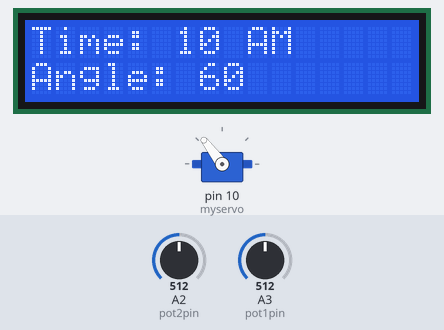
Recording of a sketch running on a simulated Arduino Uno, built with avr-gcc and run on an emulated ATmega328P. Parts: 16×2 character LCD, servo. The test bench sets the inputs (shaded band); at power-on: A2 (pot2pin) = 512, A3 (pot1pin) = 512.

Above: at 1.2 s.
1.3 s: A2 (pot2pin) set to 325
At 3.4 s:
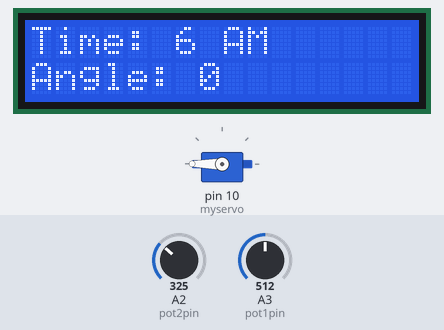
4.2 s: A2 (pot2pin) set to 301
5.7 s: A2 (pot2pin) set to 209
7.2 s: A2 (pot2pin) set to 187
At 10.14 s:
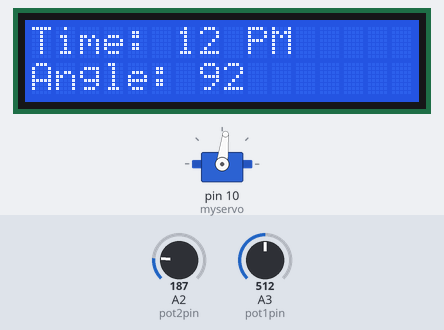
10.2 s: A3 (pot1pin) set to 306
At 11.36 s:
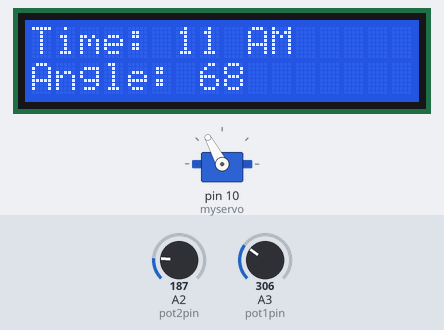
11.7 s: A3 (pot1pin) set to 511
At 12.89 s:
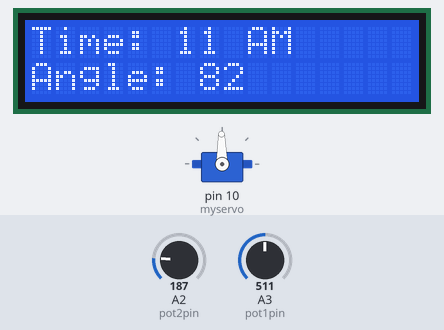
Timing chart, 0 to 15.7 s (numbered marks = the images above; inputs shaded):
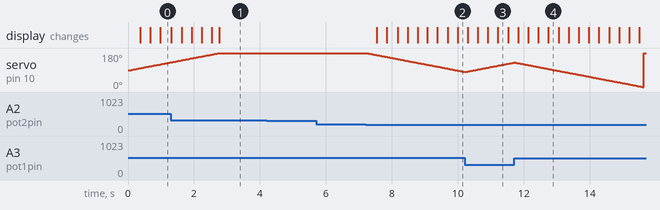

The sketch:

Solar_Tracker.ino
```cpp
#include <LiquidCrystal.h> //Import LCD Library
#include <Servo.h> // Import Servo Library

LiquidCrystal LcdDriver(11, 9, 5, 6, 7, 8); // Defines for LCD
Servo myservo;  // create servo object to control a servo

int pot1pin = A3;  // analog pin used to connect the sensor
int pot2pin = A2;  // analog pin used to connect the sensor
int pos = 0; // Initial value for position of servo
float pot1val; // Creating potentiometer variable
float pot2val; // Creating potentiometer variable
unsigned long Timer1; // Timer1 variabl
unsigned long Timer2; // Timer2 variable
unsigned long Timer3; // Timer3 variable
int dayTime = 12; // dayTime integer
int realAngle = 0; // Angle integer
String input; // Input String
int seconds; // seconds integer
boolean count = false; // Counting true/false

void setup() { // Setup

  LcdDriver.begin(16, 2); // Begin LCD Driver
  Serial.begin(9600); // Begin Serial
  Timer1 = millis(); // Set Timer1 millis
  Timer2 = millis(); // Set Timer2 millis
  Timer3 = millis(); // Set Timer3 millis

  pot1val = analogRead(pot1pin); // Read potentiometer values
  pot2val = analogRead(pot2pin); // Read potentiometer values
  myservo.attach(10);  // Attaches Servo to pin
  pos = 90; // Initial position (Middle)

}

void loop() { // Loop

  if (Serial.available() != 0) { // If something is in the Serial
    input = Serial.readString(); // Read input from Serial

    if (input == "6AM" || input ==  "6 AM") { // All of these are pretty self-explanatory
      pos = 180;
    } else if (input == "7AM" || input ==  "7 AM") { // "   "
      pos = 165;
    } else if (input == "8AM" || input ==  "8 AM") { // "   "
      pos = 150;
    } else if (input == "9AM" || input ==  "9 AM") { // "   "
      pos = 135;
    } else if (input == "10AM" || input ==  "11 AM") { // "   "
      pos = 120;
    } else if (input == "12PM" || input ==  "12 PM") { // "   "
      pos = 105;
    } else if (input == "1PM" || input ==  "1 PM") { // "   "
      pos = 90;
    } else if (input == "2PM" || input ==  "2 PM") { // "   "
      pos = 75;
    } else if (input == "3PM" || input ==  "3 PM") { // "   "
      pos = 60;
    } else if (input == "4PM" || input ==  "4 PM") { // "   "
      pos = 45;
    } else if (input == "5PM" || input ==  "5 PM") { // "   "
      pos = 30;
    } else if (input == "6PM" || input ==  "6 PM") { // "   "
      pos = 15;
    }
  }

  pot1val = pot1val - pot2val; // Correction for some offset in the potentiometers

  /* // Reading of data to Serial. Testing of values
    Serial.print("POS: ");
    Serial.print(pos); // Log the sensor value
    Serial.print(" | POT1VAL: ");
    Serial.print(pot1val); // Log the sensor value
    Serial.print(" | POT2VAL: ");
    Serial.println(pot2val); // Log the sensor value
  */

  if ( millis() - Timer3 >= 1000) { // Timer of 1 second
    if (count == true) { // If told to count
      seconds ++; //  Add second
      if (seconds > 240) { // If 240 seconds AKA 4 minutes
        pos -= 1; // Increment once (In clockwise direction)
        seconds = 0; // Reset seconds back to 0
      }
    }
    Timer3 += 1000; // Add back to Timer
  }

  if ( millis() - Timer1 >= 30) { // Timer of 30 ms

    if (pot1val < pot2val && count == false) { // If left pot is brighter
      pos += 1; // Increment in counter-clockwise direction
    } else if (pot1val > pot2val && count == false) { // If right pot if brighter
      pos -= 1; // Increment in clock-wise direction
    }

    if (pot1val > 200 && pot2val > 200) { // If light is insufficient
      count = true; // Start counting
    } else {
      count = false; // Don't count
    }


    if (pos < 0) { // If position is less than 0 degrees
      pos = 180; // Move to max min left side
    } else if ( pos > 180) { //  If more than right side
      pos = 180; // Move to max right side
    }
    Timer1 += 30; // Add back to Timer
  }
  if ( millis() - Timer2 >= 300) { // Timer of 300 ms

    LcdDriver.clear(); // Clear LCD screen
    if (dayTime > 12) { // If dayTime is bigger than 12
      dayTime = 1; // Reset back to 1
    }

    realAngle = -pos + 180; // Calculation to get angle from position

    if (realAngle >= 0 && realAngle <= 7.5) { // If real angle is between values (*)
      dayTime = 6; // Set dayTime corresponding time of day to value (#)

    } else if (realAngle >= 7.5 && realAngle <= 22.5) { // (*)
      dayTime = 7; // (#)

    } else if (realAngle >= 22.5 && realAngle <= 37.5) { // (*)
      dayTime = 8; // (#)

    } else if (realAngle >= 37.5 && realAngle <= 52.5) { // (*)
      dayTime = 9; // (#)

    } else if (realAngle >= 52.5 && realAngle <= 67.5) { // (*)
      dayTime = 10; // (#)

    } else if (realAngle >= 67.5 && realAngle <= 82.5) { // (*)
      dayTime = 11; // (#)

    } else if (realAngle >= 82.5 && realAngle <= 97.5) { // (*)
      dayTime = 12; // (#)

    } else if (realAngle >= 97.5 && realAngle <= 112.5) { // (*)
      dayTime = 1; // (#)

    } else if (realAngle >= 112.5 && realAngle <= 127.5) { // (*)
      dayTime = 2; // (#)

    } else if (realAngle >= 127.5 && realAngle <= 142.5) { // (*)
      dayTime = 3; // (#)

    } else if (realAngle >= 142.5 && realAngle <= 157.5) { // (*)
      dayTime = 4; // (#)

    } else if (realAngle >= 157.5 && realAngle <= 172.5) { // (*)
      dayTime = 5; // (#)

    } else if (realAngle >= 172.5 && realAngle <= 180) { // (*)
      dayTime = 6; // (#)
    }

    LcdDriver.setCursor(0, 0); // Set cursor on LCD
    LcdDriver.print("Time: "); // Print String onto LCD
    LcdDriver.print(dayTime); // Print dayTime onto LCD

    if (realAngle > 90) { // If realAngle is above 90 degrees
      LcdDriver.print(" PM"); // It is PM
    } else {
      LcdDriver.print(" AM"); // Iit is AM
    }

    LcdDriver.setCursor(0, 1); // Set cursor on LCD (Second line now)
    LcdDriver.print("Angle: "); // Print String onto LCD
    LcdDriver.print(realAngle); // Print Angle onto LCD
    Timer2 += 300; // Add time to Timer
  }
  // pos = max(0,pos); pos = min(180,pos); // Confine to limits. Test
  myservo.write(pos); // Make servo to to position
  pot1val = 0; // Reset potentiometer value
  pot2val = 0; // "  "
  for (int i = 0; i < 20; i++) { // Get an average reading
    pot1val += analogRead(pot1pin) / 20.0;
  } for (int p = 0; p < 20; p++) {
    pot2val += analogRead(pot2pin) / 20.0;
  }
}
```

Measured:
- the behaviour switches between 201 and 200 on A2 (pot2pin) (found by bisection; images 1 and 2)
- after the input at 4.2 s, every drawn part: stays the same
- after the input at 5.7 s, every drawn part: stays the same
- after the input at 7.2 s, servo on pin 10 (myservo): moves from 180° to 81° over 2.9 s, starting at once; the display: first changes after 0.34 s (image 2 shows a later state)
